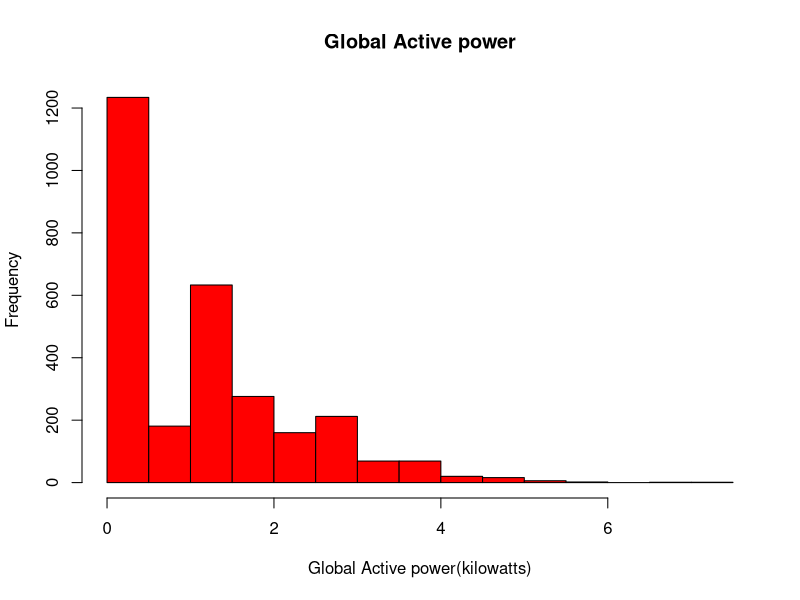

The R script that drew this image:

# Data has been cleaned by clean.R
# See repo for what happened in the script :) 

library(data.table)
# read small Data set
dt <-fread("workingData.csv")

# plotting with hist 
with(dt, hist(Global_active_power, 
              main = "Global Active power",
              col = "red",
              xlab = "Global Active power(kilowatts)"))

# copy to file
dev.copy(png,"plot1.png")
dev.off()
